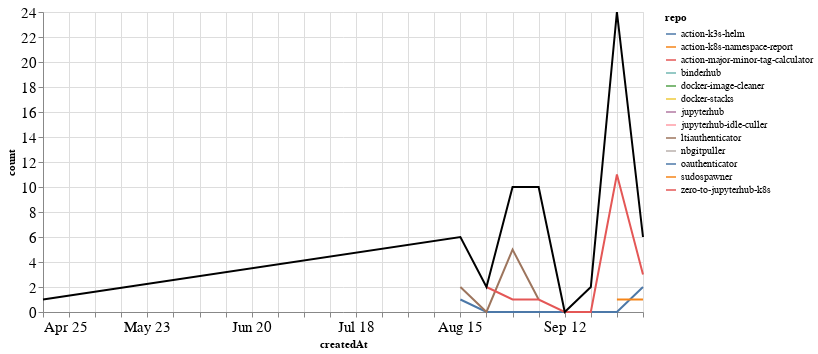

This figure's notebook cell:
### Markdown cell above
### PRs

### Code cell
prs_time = prs.groupby('repo').resample('W', on='createdAt').count()['author'].reset_index()
prs_time = prs_time.rename(columns={'author': 'count'})
prs_time_total = prs_time.groupby('createdAt').agg({"count": "sum"}).reset_index()

ch1 = alt.Chart(prs_time, width=600).mark_line().encode(
    x='createdAt',
    y='count',
    color='repo',
    tooltip="repo"
)

ch2 = alt.Chart(prs_time_total, width=600).mark_line(color="black").encode(
    x='createdAt',
    y='count',
)

ch1 + ch2

### Figure 1 — Vega-Lite specification as saved in the notebook (floating-point values rounded to 4 significant figures)
{"config": {"axisLeft": {"labelFontSize": 15}, "axisBottom": {"labelFontSize": 15}}, "layer": [{"data": {"name": "data-8d9d913dc22c25d32443095c9ee094ba"}, "mark": "line", "encoding": {"color": {"type": "nominal", "field": "repo"}, "tooltip": {"type": "nominal", "field": "repo"}, "x": {"type": "temporal", "field": "createdAt"}, "y": {"type": "quantitative", "field": "count"}}, "width": 600}, {"data": {"name": "data-6dcc969be904b1a1d2972baef9886a48"}, "mark": {"type": "line", "color": "black"}, "encoding": {"x": {"type": "temporal", "field": "createdAt"}, "y": {"type": "quantitative", "field": "count"}}, "width": 600}], "$schema": "https://vega.github.io/schema/vega-lite/v4.8.1.json", "datasets": {"data-8d9d913dc22c25d32443095c9ee094ba": [{"repo": "action-k3s-helm", "createdAt": "2021-08-15T00:00:00", "count": 1}, {"repo": "action-k3s-helm", "createdAt": "2021-08-22T00:00:00", "count": 0}, {"repo": "action-k3s-helm", "createdAt": "2021-08-29T00:00:00", "count": 0}, {"repo": "action-k3s-helm", "createdAt": "2021-09-05T00:00:00", "count": 0}, {"repo": "action-k3s-helm", "createdAt": "2021-09-12T00:00:00", "count": 0}, {"repo": "action-k3s-helm", "createdAt": "2021-09-19T00:00:00", "count": 0}, {"repo": "action-k3s-helm", "createdAt": "2021-09-26T00:00:00", "count": 0}, {"repo": "action-k3s-helm", "createdAt": "2021-10-03T00:00:00", "count": 2}, {"repo": "action-k8s-namespace-report", "createdAt": "2021-09-26T00:00:00", "count": 1}, {"repo": "action-k8s-namespace-report", "createdAt": "2021-10-03T00:00:00", "count": 1}, {"repo": "action-major-minor-tag-calculator", "createdAt": "2021-09-26T00:00:00", "count": 1}, {"repo": "binderhub", "createdAt": "2021-09-26T00:00:00", "count": 10}, {"repo": "docker-image-cleaner", "createdAt": "2021-09-19T00:00:00", "count": 2}, {"repo": "docker-stacks", "createdAt": "2021-08-15T00:00:00", "count": 2}, {"repo": "jupyterhub", "createdAt": "2021-08-29T00:00:00", "count": 4}, {"repo": "jupyterhub-idle-culler", "createdAt": "2021-09-26T00:00:00", "count": 1}, {"repo": "ltiauthenticator", "createdAt": "2021-08-15T00:00:00", "count": 2}, {"repo": "ltiauthenticator", "createdAt": "2021-08-22T00:00:00", "count": 0}, {"repo": "ltiauthenticator", "createdAt": "2021-08-29T00:00:00", "count": 5}, {"repo": "ltiauthenticator", "createdAt": "2021-09-05T00:00:00", "count": 1}, {"repo": "nbgitpuller", "createdAt": "2021-09-05T00:00:00", "count": 8}, {"repo": "oauthenticator", "createdAt": "2021-08-15T00:00:00", "count": 1}, {"repo": "sudospawner", "createdAt": "2021-04-25T00:00:00", "count": 1}, {"repo": "zero-to-jupyterhub-k8s", "createdAt": "2021-08-22T00:00:00", "count": 2}, {"repo": "zero-to-jupyterhub-k8s", "createdAt": "2021-08-29T00:00:00", "count": 1}, {"repo": "zero-to-jupyterhub-k8s", "createdAt": "2021-09-05T00:00:00", "count": 1}, {"repo": "zero-to-jupyterhub-k8s", "createdAt": "2021-09-12T00:00:00", "count": 0}, {"repo": "zero-to-jupyterhub-k8s", "createdAt": "2021-09-19T00:00:00", "count": 0}, {"repo": "zero-to-jupyterhub-k8s", "createdAt": "2021-09-26T00:00:00", "count": 11}, {"repo": "zero-to-jupyterhub-k8s", "createdAt": "2021-10-03T00:00:00", "count": 3}], "data-6dcc969be904b1a1d2972baef9886a48": [{"createdAt": "2021-04-25T00:00:00", "count": 1}, {"createdAt": "2021-08-15T00:00:00", "count": 6}, {"createdAt": "2021-08-22T00:00:00", "count": 2}, {"createdAt": "2021-08-29T00:00:00", "count": 10}, {"createdAt": "2021-09-05T00:00:00", "count": 10}, {"createdAt": "2021-09-12T00:00:00", "count": 0}, {"createdAt": "2021-09-19T00:00:00", "count": 2}, {"createdAt": "2021-09-26T00:00:00", "count": 24}, {"createdAt": "2021-10-03T00:00:00", "count": 6}]}}
